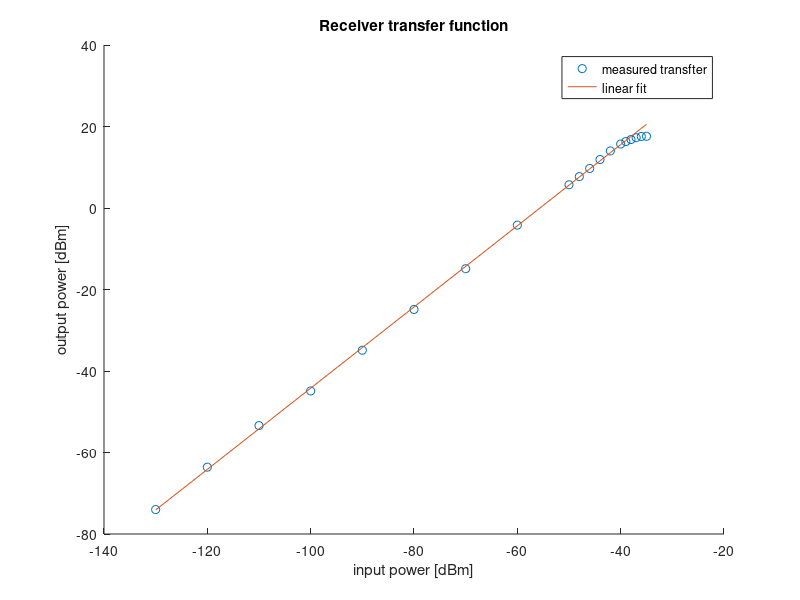

Recreate this plot in MATLAB.
clc, close all, clear all

data = [-130,-74
-120,-63.6
-110,-53.4
-100,-44.9
-90,-34.9
-80,-24.9
-70,-14.9
-60,-4.2
-50,5.7
-48,7.7
-46,9.7
-44,11.9
-42,14
-40,15.7
-39,16.3
-38,16.8
-37,17.25
-36,17.55
-35,17.6];

input_dbm = data(:,1);
output_dbm = data(:,2);
hold on
plot(input_dbm, output_dbm, 'o');
xlabel("input power [dBm]")
ylabel("output power [dBm]")
title("Receiver transfer function")
p = polyfit(input_dbm(1:end-4), output_dbm(1:end-4), 1);
plot(input_dbm, polyval(p, input_dbm))
legend("measured transfter", "linear fit")
